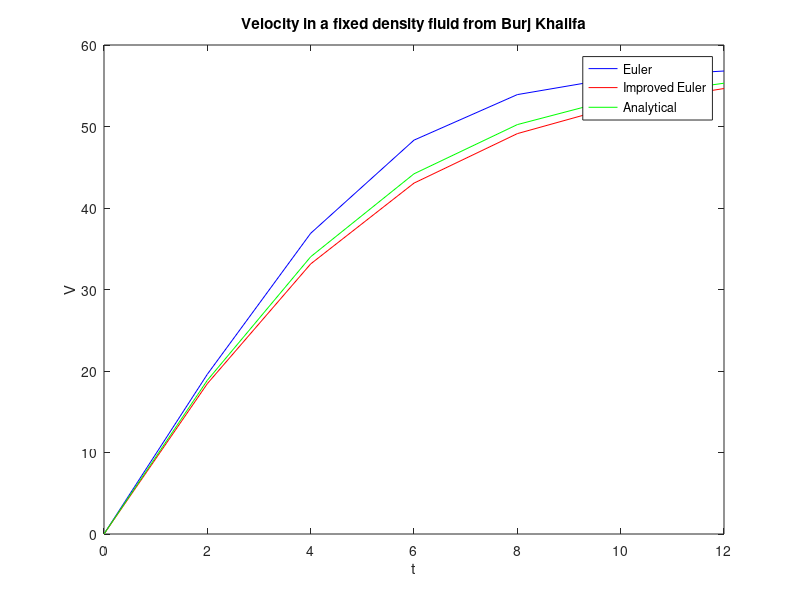

MATLAB code to generate this figure:
v0 = 0; 
v_euler(1) = v0;
v_improved_euler(1) = v0;
t0 = 0; 
tf = 12; 
dt = 2; % Delta(t) = 2
t = t0:dt:tf;
v_euler = zeros(1, length(t));
v_improved_euler = zeros(1, length(t));
g = 9.8; 
m = 150; 
C = 0.5;
A = 1.5; 
rho = 1.2; 
a = 3.13;
b = 0.05477;

dvdt = @(v) g - (1/(2*m))*C*A*rho*v^2;

% Euler
for i = 1:(length(t)-1)
    v_euler(i+1) = v_euler(i) + dt*dvdt(v_euler(i));
end

% Improved Euler
for i = 1:(length(t)-1)
    v_star = v_improved_euler(i) + dt*dvdt(v_improved_euler(i));
    v_improved_euler(i+1) = v_improved_euler(i) + dt/2*(dvdt(v_improved_euler(i)) + dvdt(v_star));
end


v_analytical = (a*(exp(2*a*b*t)-1))./(b*(exp(2*a*b*t)+1));

figure
plot(t, v_euler, 'b', t, v_improved_euler, 'r', t, v_analytical, 'g')
legend('Euler', 'Improved Euler', 'Analytical')
xlabel('t')
ylabel('V')
title('Velocity in a fixed density fluid from Burj Khalifa')
